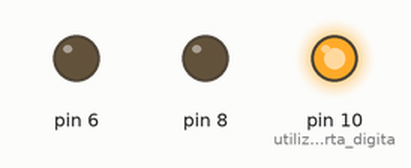
A sketch run on a simulated Arduino Uno, built with avr-gcc and run on an emulated ATmega328P. Parts: output pins drawn as LEDs (lit = HIGH).

Above: at 0.5 s.
At 2.2 s:
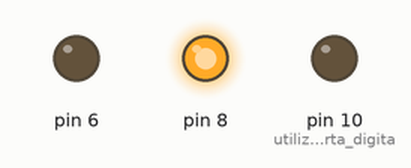
At 3.5 s:
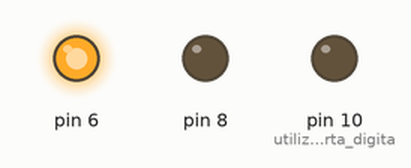
At 4.5 s:
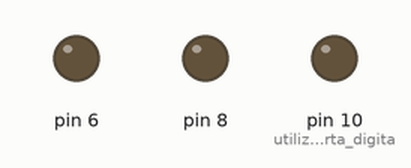
Timing chart, 0 to 6.5 s (numbered marks = the images above):
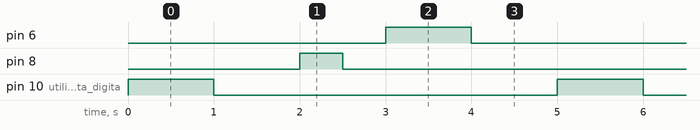

Measured:
- by itself, pin 6, pin 10 (utilizamos_a_porta_digita): alternates HIGH for 1.0 s and LOW for 4.0 s
- by itself, pin 8: alternates HIGH for 0.50 s and LOW for 4.5 s
- by itself, everything shown: repeats every 5.0 s, in 6 steps

The sketch:

Projeto_2_led_piscante.ino
```cpp
//utilizamos "//" para  inserir um comentario

void setup (){ //aqui temos uma função que o nome dela é setup ou método

   pinMode (10,OUTPUT);  //utilizamos a porta digital 10, OUTPUT é uma porta de saida
   pinMode (8,OUTPUT);
   pinMode (6,OUTPUT);
}

void loop(){ //função loop ela será executando varias vezes pelo arduino

   digitalWrite (10,1); //na porta 10 atribuimos o valor 1 e cai atribuir 5 volts na porta 10
     delay (1000); //aqui o led fica aceso(parado) por 1 segundo

   digitalWrite (10,0); //na porta 10 atribuimos o valor 0, vai atribuir 0 volts na porta 10
    delay (1000); //aqui o led fica apagada (parado) por 1 segundo

    digitalWrite (8,1);
    delay(500);

    digitalWrite (8,0);
    delay(500);

    digitalWrite (6,1);
    delay(1000);

    digitalWrite (6,0);
    delay (1000);
}
```
